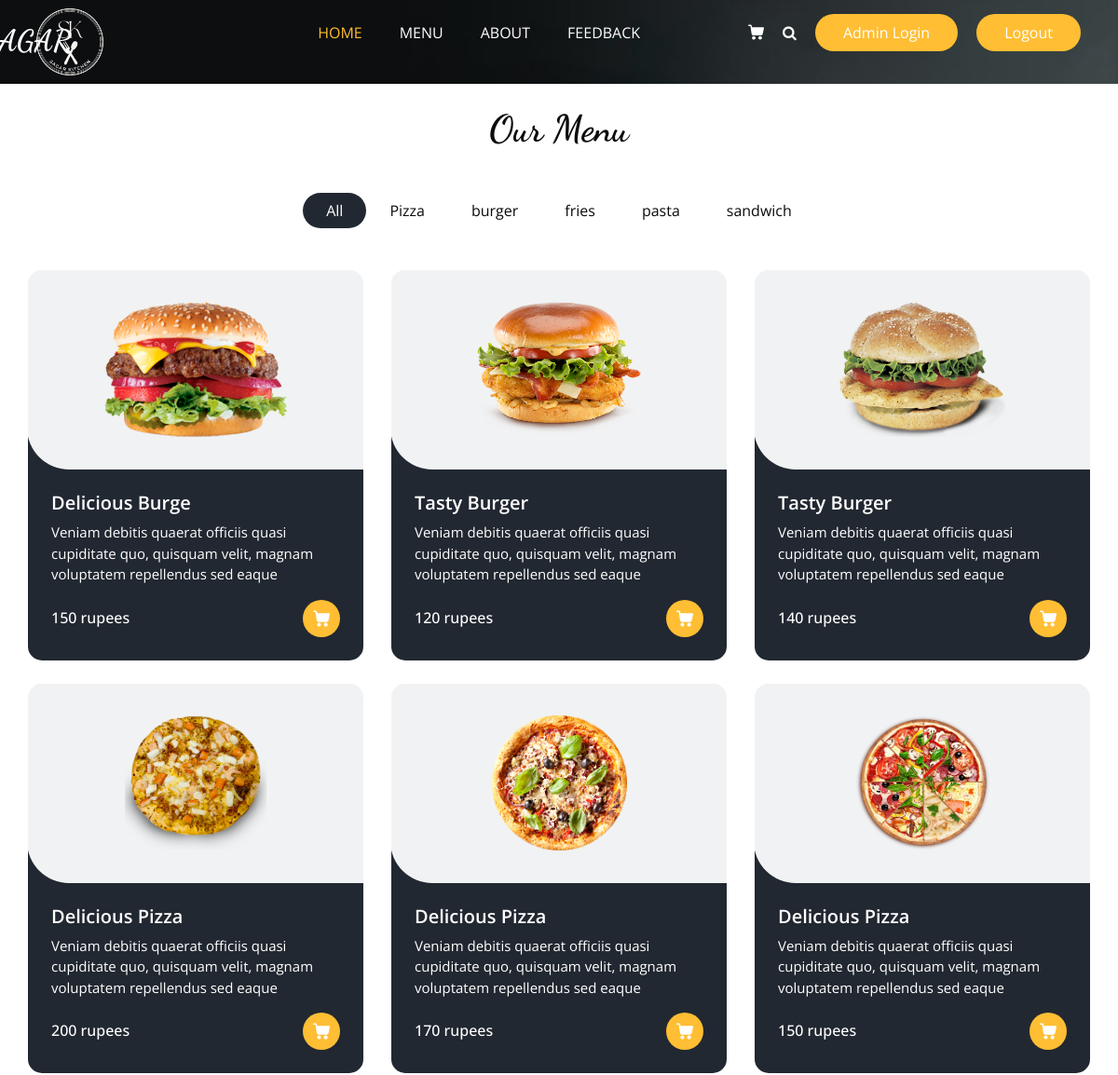
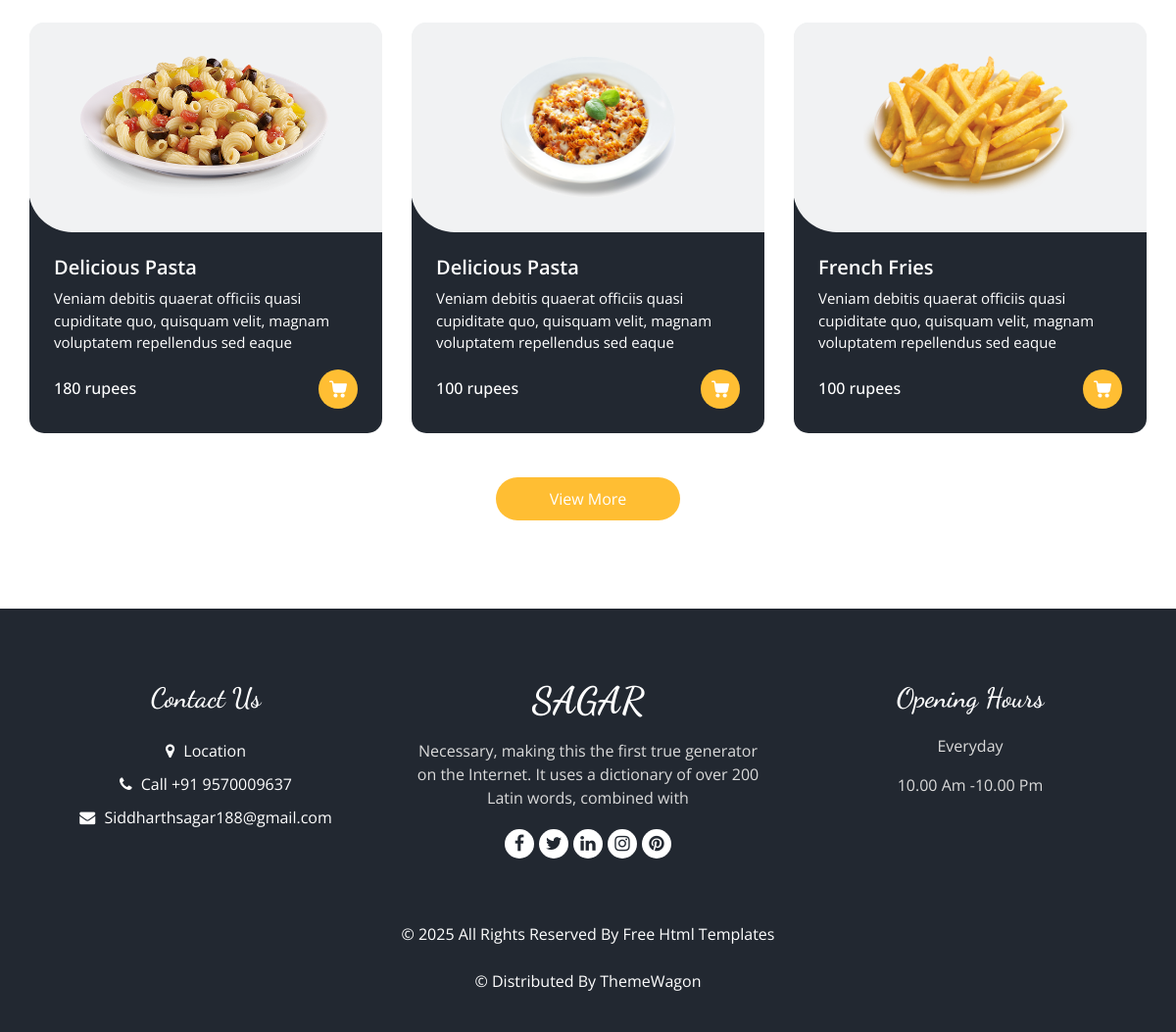
The app's page /menu (signed in) with its own data (2 pictures, top to bottom).
### Base_App/models.py (models this page shows, shortened)
class ItemList(models.Model):
    Category_name = models.CharField(max_length=15)
    def __str__(self):
           return self.Category_name

class Items(models.Model):
        Item_name = models.CharField(max_length=15)
        description = models.TextField(blank=False)
        price = models.IntegerField()
        Category = models.ForeignKey(ItemList, related_name= 'Name', on_delete=models.CASCADE)
        Image = models.ImageField(upload_to='items/', default='default.jpg')

### Base_App/views.py (the view)
# urls.py: path('menu', MenuView,name="menu"),
@login_required
def MenuView(request):
       items = Items.objects.all()
       list = ItemList.objects.all()
       return render(request, 'menu.html', {'items': items,'list': list})

### template/menu.html (shortened to what this page needs)
{% extends "base.html" %}
{% load static %}
{% block class %}class="sub_page"{% endblock class %}
{% block main %}
  <section class="food_section layout_padding-bottom" >
    <div class="container"><br>
      <div class="heading_container heading_center">
        <h2>
          Our Menu
        </h2>
      </div>
      <ul class="filters_menu">
        <li class="active" data-filter="*">All</li>
        {% for i in list %}
        <li data-filter=".{{i.Category_name}}"> {{i.Category_name}} </li>
        {% endfor %}
      </ul>
      <div class="filters-content">
        <div class="row grid">
          {% for j in items %}
          <div class="col-sm-6 col-lg-4 all {{j.Category}}">
            <div class="box">
              <div>
                <div class="img-box">
                  <img src="/media/{{j.Image}} " alt="">
                </div>
                <div class="detail-box">
                  <h5>
                    {{j.Item_name}}
                  </h5>
                  <p>
                    {{j.description}}
                  </p>
                  <div class="options">
                    <h6>
                      {{j.price}} rupees
                    </h6>
                    <a href="{% url 'add_to_cart' j.id %}">
                    </a>
                  </div>
                </div>
              </div>
            </div>
          </div>
          {% endfor %}
        </div>
      </div>
      <div class="btn-box">
        <a href="">
          View More
        </a>
      </div>
    </div>
  </section>
{% endblock main %}

### template/base.html (shortened to what this page needs)
<!DOCTYPE html>
<html>
{% load static %}
<head>
  <link rel="stylesheet" type="text/css" href="{% static 'css/bootstrap.css' %}" />
  <link rel="stylesheet" href="https://cdnjs.cloudflare.com/ajax/libs/font-awesome/6.5.0/css/all.min.css">
  <link href="https://cdnjs.cloudflare.com/ajax/libs/font-awesome/6.0.0/css/all.min.css" rel="stylesheet">
  <link rel="stylesheet" type="text/css" href="https://cdnjs.cloudflare.com/ajax/libs/OwlCarousel2/2.3.4/assets/owl.carousel.min.css" />
  <link rel="stylesheet" href="https://cdnjs.cloudflare.com/ajax/libs/jquery-nice-select/1.1.0/css/nice-select.min.css" />
  <link href="{% static 'css/font-awesome.min.css' %}" rel="stylesheet" />
  <link href="{% static 'css/style.css' %}" rel="stylesheet" />
  <link href="{% static 'css/responsive.css' %}" rel="stylesheet" />
</head>
<body {% block class %}{% endblock class %}>
  <div class="hero_area">
    <div class="bg-box">
      <img src="{% static 'images/hero-bg.jpg' %}" alt="">
    </div>
    <header class="header_section">
      <a href="{% url "home" %}"><img src="{% static 'images/sagaricon-removebg-preview.png' %}" alt="Icon" style="width: 130px; height: 130px; position: absolute; top: -20px; left: 10px;"></a>
      <div class="container">
        <nav class="navbar navbar-expand-lg custom_nav-container ">
          <a class="navbar-brand" href="{% url "home" %}" style="position: absolute; top:00px; left:-50px" COLOR="BLACK !IMPORTANT">
            <span>
              SAGAR
            </span>
          </a>
          <div class="collapse navbar-collapse" id="navbarSupportedContent">
            <ul class="navbar-nav  mx-auto ">
              <li class="nav-item active">
                <a class="nav-link" href="{% url "home" %}">Home <span class="sr-only">(current)</span></a>
              </li>
              <li class="nav-item">
                <a class="nav-link" href="{% url "menu" %}">Menu</a>
              </li>
              <li class="nav-item">
                <a class="nav-link" href="{% url "about" %}">About</a>
              </li>
              <li class="nav-item">
                <a class="nav-link" href="{% url "feedback" %}">Feedback</a>
              </li>
            </ul>
            <div class="user_option">
              <a class="cart_link" href="{% url "cart" %}">
              </a>
              <form class="form-inline">
                <button class="btn  my-2 my-sm-0 nav_search-btn" type="submit">
                  <i class="fa fa-search" aria-hidden="true"></i>
                </button>
              </form>
              <a href="/admin" class="order_online">
                Admin Login
              </a>
                {% if user.is_authenticated %}
                 <a href="{% url 'logout' %}" class="order_online">
                     Logout
                 </a>
                 {% endif %}
            </div>
          </div>
        </nav>
      </div>
    </header>
    <div style="height: 20px;"></div>
  </div>
 {% block main %}{% endblock main %}
  <footer class="footer_section">
    <div class="container">
      <div class="row">
        <div class="col-md-4 footer-col">
          <div class="footer_contact">
            <h4>
              Contact Us
            </h4>
            <div class="contact_link_box">
              <a href="">
                <i class="fa fa-map-marker" aria-hidden="true"></i>
                <span>
                  Location
                </span>
              </a>
              <a href="">
                <i class="fa fa-phone" aria-hidden="true"></i>
                <span>
                  Call +91 9570009637
                </span>
              </a>
              <a href="">
                <i class="fa fa-envelope" aria-hidden="true"></i>
                <span>
                  Siddharthsagar188@gmail.com
                </span>
              </a>
            </div>
          </div>
        </div>
        <div class="col-md-4 footer-col">
          <div class="footer_detail">
            <a href="" class="footer-logo">
              SAGAR
            </a>
            <p>
              Necessary, making this the first true generator on the Internet. It uses a dictionary of over 200 Latin words, combined with
            </p>
            <div class="footer_social">
              <a href="">
                <i class="fa fa-facebook" aria-hidden="true"></i>
              </a>
              <a href="">
                <i class="fa fa-twitter" aria-hidden="true"></i>
              </a>
              <a href="">
                <i class="fa fa-linkedin" aria-hidden="true"></i>
              </a>
              <a href="">
                <i class="fa fa-instagram" aria-hidden="true"></i>
              </a>
              <a href="">
                <i class="fa fa-pinterest" aria-hidden="true"></i>
              </a>
            </div>
          </div>
        </div>
        <div class="col-md-4 footer-col">
          <h4>
            Opening Hours
          </h4>
          <p>
            Everyday
          </p>
          <p>
            10.00 Am -10.00 Pm
          </p>
        </div>
      </div>
      <div class="footer-info">
        <p>
          &copy; <span id="displayYear"></span> All Rights Reserved By
          <a href="https://html.design/">Free Html Templates</a><br><br>
          &copy;  Distributed By
          <a href="https://themewagon.com/" target="_blank">ThemeWagon</a>
        </p>
      </div>
    </div>
  </footer>
</body>
</html>

### static/css/responsive.css (style rules this page uses)
@media (min-width: 1200px) { .container { max-width: 1170px; } }

### records on screen
ItemList: Category_name "Pizza"
ItemList: Category_name "burger"
ItemList: Category_name "fries"
ItemList: Category_name "pasta"
ItemList: Category_name "sandwich"
Items: Image (picture), Item_name "Delicious Burge", description "Veniam debitis quaerat officiis quasi cupiditate quo, quisquam velit, magnam voluptatem repellendus sed eaque", price "150"
Items: Image (picture), Item_name "Tasty Burger", description "Veniam debitis quaerat officiis quasi cupiditate quo, quisquam velit, magnam voluptatem repellendus sed eaque", price "120"
Items: Image (picture), Item_name "Tasty Burger", description "Veniam debitis quaerat officiis quasi cupiditate quo, quisquam velit, magnam voluptatem repellendus sed eaque", price "140"
Items: Image (picture), Item_name "Delicious Pizza", description "Veniam debitis quaerat officiis quasi cupiditate quo, quisquam velit, magnam voluptatem repellendus sed eaque", price "200"
Items: Image (picture), Item_name "Delicious Pizza", description "Veniam debitis quaerat officiis quasi cupiditate quo, quisquam velit, magnam voluptatem repellendus sed eaque", price "170"
Items: Image (picture), Item_name "Delicious Pizza", description "Veniam debitis quaerat officiis quasi cupiditate quo, quisquam velit, magnam voluptatem repellendus sed eaque", price "150"
Items: Image (picture), Item_name "Delicious Pasta", description "Veniam debitis quaerat officiis quasi cupiditate quo, quisquam velit, magnam voluptatem repellendus sed eaque", price "180"
Items: Image (picture), Item_name "Delicious Pasta", description "Veniam debitis quaerat officiis quasi cupiditate quo, quisquam velit, magnam voluptatem repellendus sed eaque", price "100"
Items: Image (picture), Item_name "French Fries", description "Veniam debitis quaerat officiis quasi cupiditate quo, quisquam velit, magnam voluptatem repellendus sed eaque", price "100"
